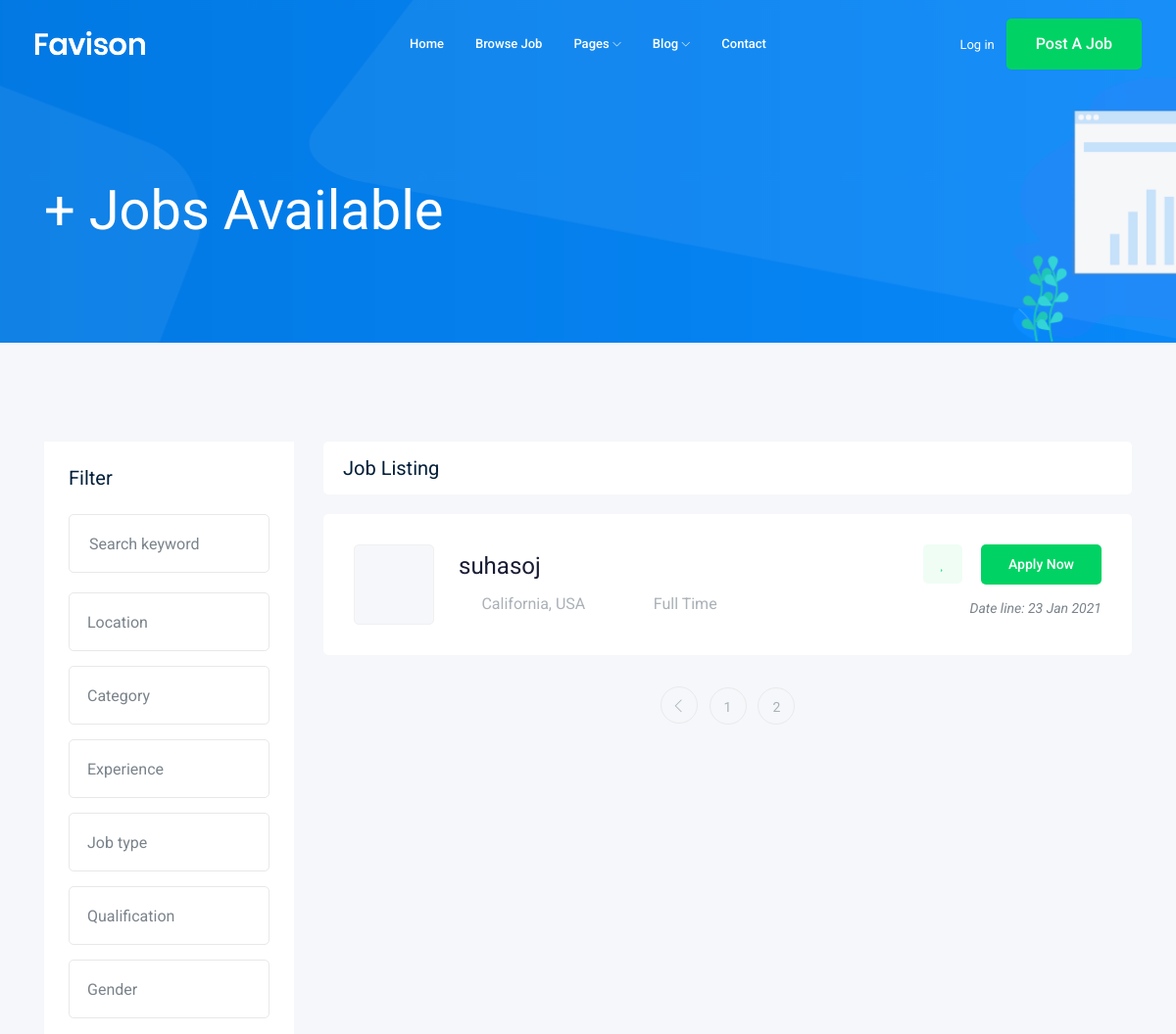
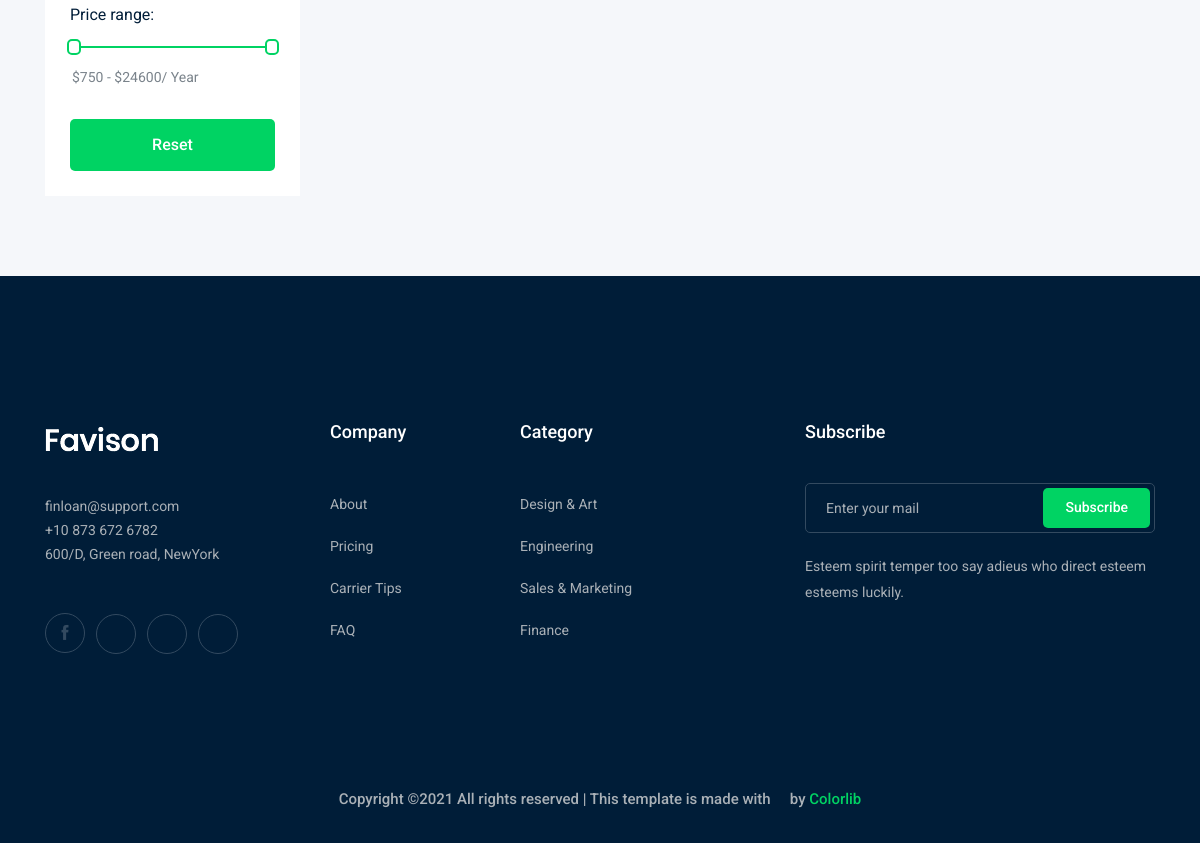
The page /jobs/?page=2 on the database as committed earlier (2 pictures, top to bottom).
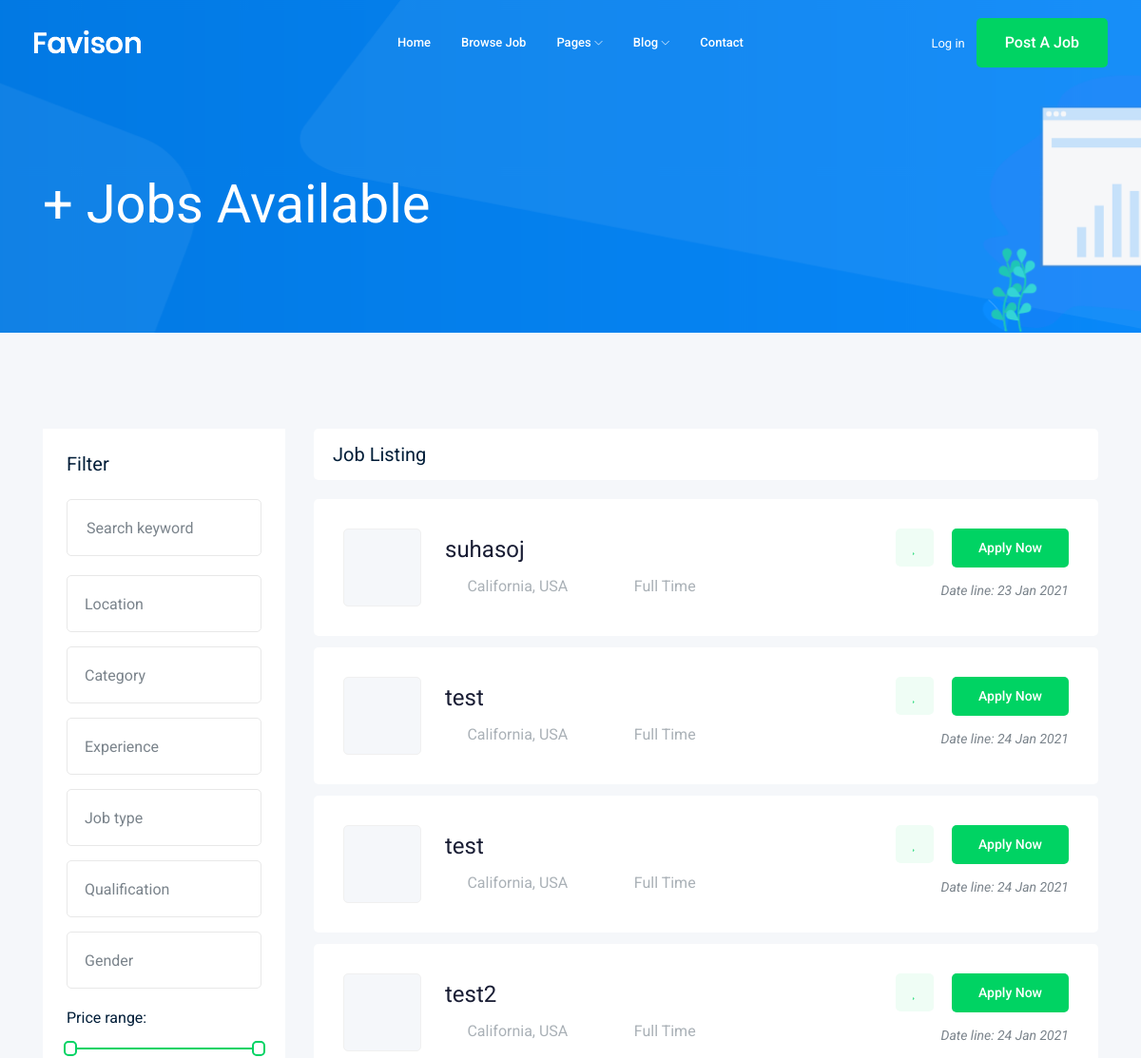
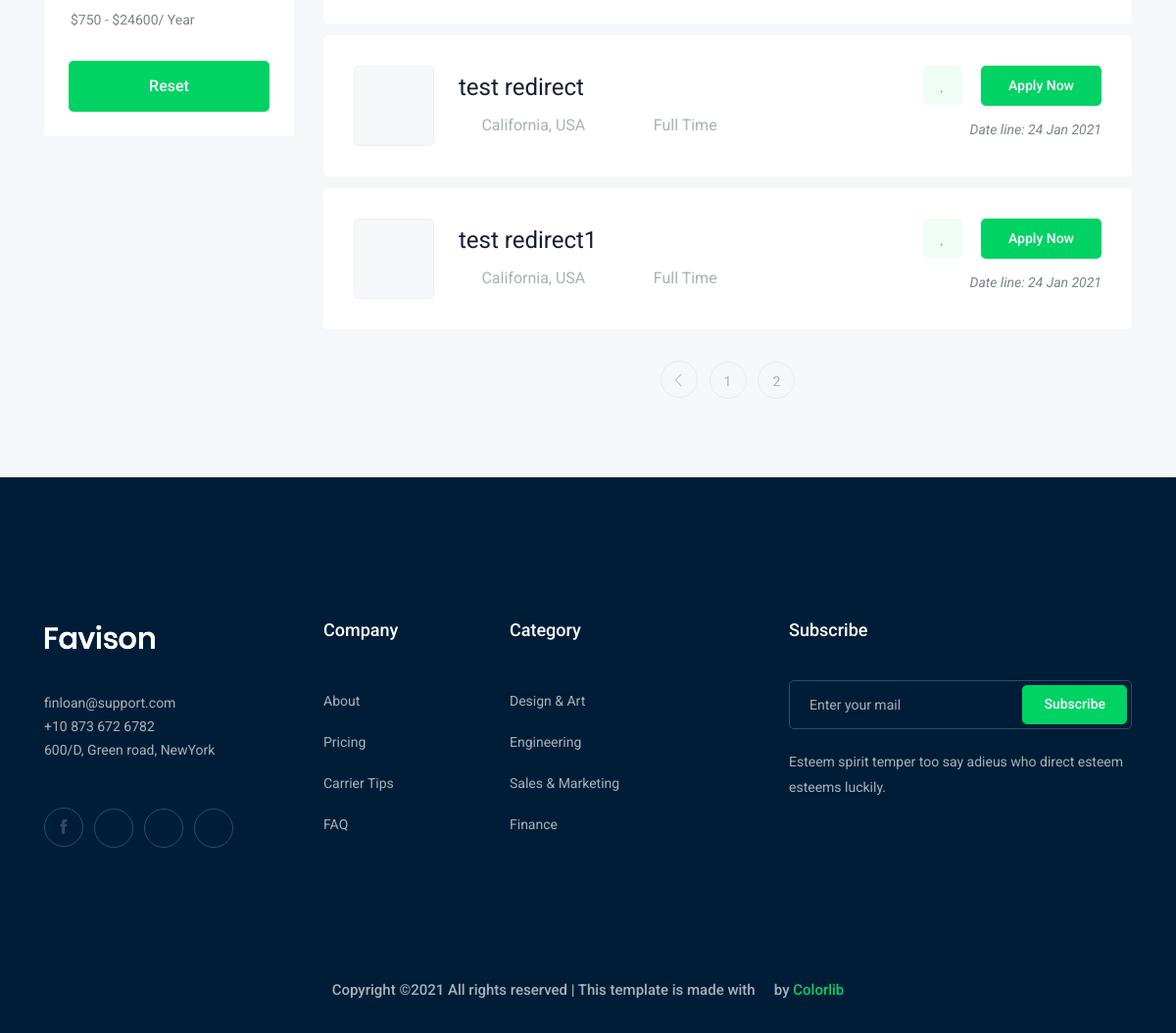
The same page on the database as committed later (2 pictures, top to bottom).
### job/models.py (models this page shows, shortened)
class Job(models.Model):
    owner = models.ForeignKey(User, related_name='job_owner' ,on_delete=models.CASCADE)
    title = models.CharField(max_length=1000000000000000000000000000000000000)
    job_type = models.CharField(max_length=1000000000000000000000000000000000000, choices=JOB_TYPE)
    description = models.TextField(max_length=1000000000000000000000000000000000000)
    published_at = models.DateTimeField(auto_now=True)
    Vacancy = models.IntegerField(default=1)
    salary = models.IntegerField(default=0)
    experience = models.IntegerField(default=1)
    category = models.ForeignKey('Category', on_delete=models.CASCADE)
    image = models.ImageField(upload_to=image_upload)
    slug = models.SlugField(blank=True ,null=True)
    def __str__(self):
        return self.title

### job/views.py (the view)
# urls.py: path('', views.job_list, name='job_list'),
def job_list(request):
    job_list = Job.objects.all()
    paginator = Paginator(job_list, 6)
    page_number = request.GET.get('page')
    page_obj = paginator.get_page(page_number)
    context = {'jobs' :page_obj}
    return render(request, 'job/job_list.html', context)

### job/templates/job/job_list.html (shortened to what this page needs)
{% extends "base.html" %}
{% block body %}
    <div class="bradcam_area bradcam_bg_1">
        <div class="container">
            <div class="row">
                <div class="col-xl-12">
                    <div class="bradcam_text">
                        <h3>{{jobs.count}}+ Jobs Available</h3>
                    </div>
                </div>
            </div>
        </div>
    </div>
    <div class="job_listing_area plus_padding">
        <div class="container">
            <div class="row">
                <div class="col-lg-3">
                    <div class="job_filter white-bg">
                        <div class="form_inner white-bg">
                            <h3>Filter</h3>
                            <form action="#">
                                <div class="row">
                                    <div class="col-lg-12">
                                        <div class="single_field">
                                            <input type="text" placeholder="Search keyword">
                                        </div>
                                    </div>
                                    <div class="col-lg-12">
                                    </div>
                                    <div class="col-lg-12">
                                    </div>
                                    <div class="col-lg-12">
                                    </div>
                                    <div class="col-lg-12">
                                    </div>
                                    <div class="col-lg-12">
                                    </div>
                                    <div class="col-lg-12">
                                    </div>
                                </div>
                            </form>
                        </div>
                        <div class="range_wrap">
                            <label for="amount">Price range:</label>
                            <div id="slider-range"></div>
                            <p>
                                <input type="text" id="amount" readonly style="border:0; color:#7A838B; font-size: 14px; font-weight:400;">
                            </p>
                        </div>
                        <div class="reset_btn">
                            <button  class="boxed-btn3 w-100" type="submit">Reset</button>
                        </div>
                    </div>
                </div>
                <div class="col-lg-9">
                    <div class="recent_joblist_wrap">
                        <div class="recent_joblist white-bg ">
                            <div class="row align-items-center">
                                <div class="col-md-6">
                                    <h4>Job Listing</h4>
                                </div>
                                <div class="col-md-6">
                                </div>
                            </div>
                        </div>
                    </div>
                    <div class="job_lists m-0">
                        <div class="row">
                            {% for job in jobs %}
                                <div class="col-lg-12 col-md-12">
                                    <div class="single_jobs white-bg d-flex justify-content-between">
                                        <div class="jobs_left d-flex align-items-center">
                                            <div class="thumb">
                                            </div>
                                            <div class="jobs_conetent">
                                                <a href="{% url 'jobs:job_detail' job.slug %}"><h4>{{job}}</h4></a>
                                                <div class="links_locat d-flex align-items-center">
                                                    <div class="location">
                                                        <p> <i class="fa fa-map-marker"></i> California, USA</p>
                                                    </div>
                                                    <div class="location">
                                                        <p> <i class="fa fa-clock-o"></i>{{job.job_type}}</p>
                                                    </div>
                                                </div>
                                            </div>
                                        </div>
                                        <div class="jobs_right">
                                            <div class="apply_now">
                                                <a class="heart_mark" href="#"> <i class="fa fa-heart"></i> </a>
                                                <a href="{% url 'jobs:job_detail' job.slug %}" class="boxed-btn3">Apply Now</a>
                                            </div>
                                            <div class="date">
                                                <p>Date line: {{job.published_at|date:'d M o'}}</p>
                                            </div>
                                        </div>
                                    </div>
                                </div>
                            {% endfor %}
                        </div>
                        {% if jobs.has_other_pages %}
                            <div class="row">
                                <div class="col-lg-12">
                                    <div class="pagination_wrap">
                                        <ul>
                                            {% if jobs.has_previous %}
                                                <li><a href="?page={{jobs.previous_page_number}}"> <i class="ti-angle-left"></i> </a></li>
                                            {% endif %}
                                            {% for i in jobs.paginator.page_range %}
                                                <li><a href="?page={{i}}"><span>{{i}}</span></a></li>
                                            {% endfor %}
                                        </ul>
                                    </div>
                                </div>
                            </div>
                        {% endif %}
                    </div>
                </div>
            </div>
        </div>
    </div>
{% endblock body %}

### templates/base.html (shortened to what this page needs)
{% load static %}
<!doctype html>
<html class="no-js" lang="zxx">
<head>
    <link rel="stylesheet" href="{% static 'css/bootstrap.min.css' %}">
    <link rel="stylesheet" href="{% static 'css/owl.carousel.min.css' %}">
    <link rel="stylesheet" href="{% static 'css/magnific-popup.css' %}">
    <link rel="stylesheet" href="{% static 'css/font-awesome.min.css' %}">
    <link rel="stylesheet" href="{% static 'css/themify-icons.css' %}">
    <link rel="stylesheet" href="{% static 'css/nice-select.css' %}">
    <link rel="stylesheet" href="{% static 'css/flaticon.css' %}">
    <link rel="stylesheet" href="{% static 'css/jquery-ui.css' %}">
    <link rel="stylesheet" href="{% static 'css/gijgo.css' %}">
    <link rel="stylesheet" href="{% static 'css/animate.min.css' %}">
    <link rel="stylesheet" href="{% static 'css/slicknav.css' %}">
    <link rel="stylesheet" href="{% static 'css/style.css' %}">
</head>
<body>
    <header>
        <div class="header-area ">
            <div id="sticky-header" class="main-header-area">
                <div class="container-fluid ">
                    <div class="header_bottom_border">
                        <div class="row align-items-center">
                            <div class="col-xl-3 col-lg-2">
                                <div class="logo">
                                    <a href="index.html">
                                        <img src="img/logo.png" alt="">
                                    </a>
                                </div>
                            </div>
                            <div class="col-xl-6 col-lg-7">
                                <div class="main-menu  d-none d-lg-block">
                                    <nav>
                                        <ul id="navigation">
                                            <li><a href="index.html">home</a></li>
                                            <li><a href="jobs.html">Browse Job</a></li>
                                            <li><a href="#">pages <i class="ti-angle-down"></i></a>
                                            </li>
                                            <li><a href="#">blog <i class="ti-angle-down"></i></a>
                                            </li>
                                            <li><a href="contact.html">Contact</a></li>
                                        </ul>
                                    </nav>
                                </div>
                            </div>
                            <div class="col-xl-3 col-lg-3 d-none d-lg-block">
                                <div class="Appointment">
                                    <div class="phone_num d-none d-xl-block">
                                        <a href="#">Log in</a>
                                    </div>
                                    <div class="d-none d-lg-block">
                                        <a class="boxed-btn3" href="#">Post a Job</a>
                                    </div>
                                </div>
                            </div>
                            <div class="col-12">
                            </div>
                        </div>
                    </div>
                </div>
            </div>
        </div>
    </header>
    {% block body %}
    {% endblock body %}
    <footer class="footer">
        <div class="footer_top">
            <div class="container">
                <div class="row">
                    <div class="col-xl-3 col-md-6 col-lg-3">
                        <div class="footer_widget wow fadeInUp" data-wow-duration="1s" data-wow-delay=".3s">
                            <div class="footer_logo">
                                <a href="#">
                                    <img src="img/logo.png" alt="">
                                </a>
                            </div>
                            <p>
                                finloan@support.com <br>
                                +10 873 672 6782 <br>
                                600/D, Green road, NewYork
                            </p>
                            <div class="socail_links">
                                <ul>
                                    <li>
                                        <a href="#">
                                            <i class="ti-facebook"></i>
                                        </a>
                                    </li>
                                    <li>
                                        <a href="#">
                                            <i class="fa fa-google-plus"></i>
                                        </a>
                                    </li>
                                    <li>
                                        <a href="#">
                                            <i class="fa fa-twitter"></i>
                                        </a>
                                    </li>
                                    <li>
                                        <a href="#">
                                            <i class="fa fa-instagram"></i>
                                        </a>
                                    </li>
                                </ul>
                            </div>
                        </div>
                    </div>
                    <div class="col-xl-2 col-md-6 col-lg-2">
                        <div class="footer_widget wow fadeInUp" data-wow-duration="1.1s" data-wow-delay=".4s">
                            <h3 class="footer_title">
                                Company
                            </h3>
                            <ul>
                                <li><a href="#">About </a></li>
                                <li><a href="#"> Pricing</a></li>
                                <li><a href="#">Carrier Tips</a></li>
                                <li><a href="#">FAQ</a></li>
                            </ul>
                        </div>
                    </div>
                    <div class="col-xl-3 col-md-6 col-lg-3">
                        <div class="footer_widget wow fadeInUp" data-wow-duration="1.2s" data-wow-delay=".5s">
                            <h3 class="footer_title">
                                Category
                            </h3>
                            <ul>
                                <li><a href="#">Design & Art</a></li>
                                <li><a href="#">Engineering</a></li>
                                <li><a href="#">Sales & Marketing</a></li>
                                <li><a href="#">Finance</a></li>
                            </ul>
                        </div>
                    </div>
                    <div class="col-xl-4 col-md-6 col-lg-4">
                        <div class="footer_widget wow fadeInUp" data-wow-duration="1.3s" data-wow-delay=".6s">
                            <h3 class="footer_title">
                                Subscribe
                            </h3>
                            <form action="#" class="newsletter_form">
                                <input type="text" placeholder="Enter your mail">
                                <button type="submit">Subscribe</button>
                            </form>
                            <p class="newsletter_text">Esteem spirit temper too say adieus who direct esteem esteems
                                luckily.</p>
                        </div>
                    </div>
                </div>
            </div>
        </div>
        <div class="copy-right_text wow fadeInUp" data-wow-duration="1.4s" data-wow-delay=".3s">
            <div class="container">
                <div class="row">
                    <div class="col-xl-12">
                        <p class="copy_right text-center">
Copyright &copy;<script>document.write(new Date().getFullYear());</script> All rights reserved | This template is made with <i class="fa fa-heart-o" aria-hidden="true"></i> by <a href="https://colorlib.com" target="_blank">Colorlib</a>
                        </p>
                    </div>
                </div>
            </div>
        </div>
    </footer>
</body>
</html>

Rows that differ between the two databases and show on the page:
added Job: title "test", job_type "Full Time", published_at "24 Jan 2021"
added Job: title "test", job_type "Full Time", published_at "24 Jan 2021"
added Job: title "test2", job_type "Full Time", published_at "24 Jan 2021"
added Job: title "test redirect", job_type "Full Time", published_at "24 Jan 2021"
added Job: title "test redirect1", job_type "Full Time", published_at "24 Jan 2021"
